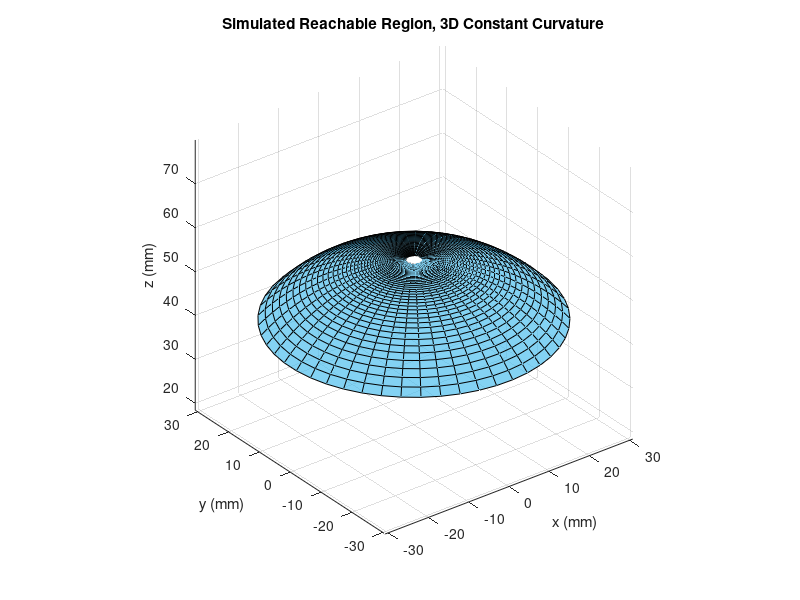

This figure's MATLAB source: (Note: this script raises an error after producing the figure.)
%Brook Leigh
%Simulation of 3D reachable area for one segment
clear; close all;

L = 56; % (m) from spine architecture 

%These values give a turn angle (theta) and a bend amount (Rc)
minR = log10(2.5*L/(pi));
maxR = log10(1000);
Rc = [logspace(minR,maxR,50)];

%2 alternative ways to get acceptable Rc values
% Rc = [linspace(3*L/(2*pi),2*L/pi,50) linspace(2*L/pi,.8,100) linspace(-.8,-2*L/pi,100) linspace(-2*L/pi,-3*L/(2*pi),50)]; 
% Rc = [linspace(3*L/(2*pi),2*L/pi,50) linspace(2*L/pi,.8,100)]; 

theta = linspace(0,2*pi,50);
phi = L./Rc;

%initiate position variables
x = zeros(length(theta),length(Rc));
y = zeros(length(theta),length(Rc));
z = zeros(length(theta),length(Rc));

%for a given theta, an arc is defined along the range of possible bend
%radiuses which each give an (x,y,z) coordinate
for i = 1:length(theta)
    x(i,:) = cos(theta(i))*Rc.*(1-cos(L./Rc));
    y(i,:) = sin(theta(i))*Rc.*(1-cos(L./Rc));
    z(i,:) = Rc.*sin(L./Rc);
end


%plot result
figure(1)
%surf(x,y,z,'FaceColor','interp','FaceAlpha',0.9,'EdgeColor','none')
surf(x,y,z,'FaceColor',"#4DBEEE",'FaceAlpha',0.7)
title('Simulated Reachable Region, 3D Constant Curvature')
xlabel('x (mm)')
ylabel('y (mm)')
zlabel('z (mm)')
%axis([-70 70 -70 70 0 80])
hold on; grid on; axis equal;

% load spine model
spine_stl = stlread('dual_helix.STL');
[f_resamp,v_resamp] = reducepatch(spine_stl.ConnectivityList,spine_stl.Points,0.1);
%spine tip in model space
spine_tip_modelspace = [0,0,56]';

figure(1)
patch('Vertices',v_resamp,'Faces',f_resamp,'EdgeColor','k','FaceColor',"#0072BD",'LineWidth',0.01);
